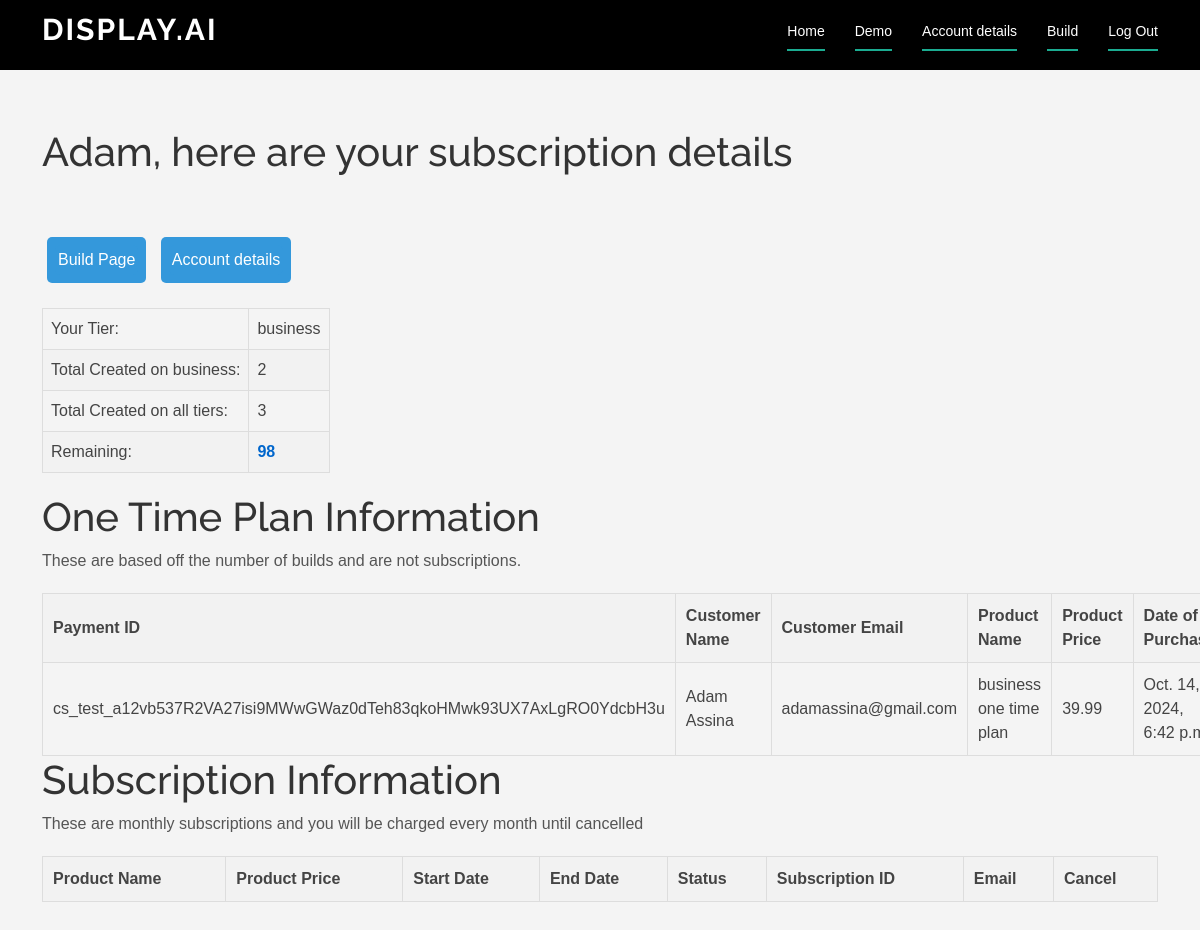
The page /12/subscriptions (signed in) on the database its author committed.
### resume_app/models.py (models this page shows, shortened)
class UserProfile(models.Model):
    def profile_image_upload_to(instance, filename):
        return f"profile_pictures/{instance.account.id}.jpg"
    id = models.AutoField(primary_key=True)
    account = models.ForeignKey(Account, on_delete=models.CASCADE, null=True, related_name='account_user_profile')
    first_name = models.CharField(max_length=255)
    last_name = models.CharField(max_length=255)
    phone = models.CharField(max_length=15)
    city = models.CharField(max_length=255)
    state = models.CharField(max_length=255)
    linkedin_link = models.CharField(blank=True, null=True, max_length=255)
    resume_link = models.URLField(blank=True, null=True)
    github_link = models.CharField(blank=True, null=True, max_length=255)
    website_link = models.URLField(blank=True, null=True)
    profile_image = models.ImageField(upload_to=profile_image_upload_to, storage=OverwriteStorage(), blank=True, null=True)
    spoken_languages = models.CharField(max_length=255, blank=True, null=True)
    programming_languages = models.CharField(max_length=255, blank=True, null=True)
    technical_skills = models.CharField(max_length=255, blank=True, null=True)
    leadership = models.CharField(max_length=255, blank=True, null=True)

class Account(models.Model):
    id = models.AutoField(primary_key=True)
    user = models.ForeignKey(User, on_delete=models.CASCADE, null=True, related_name='account_user')
    name = models.CharField(max_length=255, unique=True) # needs to be unique
    password = models.CharField(max_length=255)
    email = models.EmailField()
    tier = models.CharField(max_length=255, default = "free")
    educations = models.ForeignKey('Education', on_delete=models.SET_NULL, null=True, related_name='education_account')
    user_profile = models.ForeignKey('UserProfile', on_delete=models.SET_NULL, null=True, related_name='user_profile_account')
    user_plan = models.ForeignKey('Plan', on_delete=models.SET_NULL, null=True, related_name='user_plan')
    user_payment = models.ForeignKey('Payment', on_delete=models.SET_NULL, null=True, related_name='user_payment')
    resume_links = models.CharField(max_length=100000, blank=True, null=True, help_text="Separate links with commas")
    unique_words = models.CharField(max_length=10000000, blank=True, null=True, help_text="Separate actions words with commas")
    reset_password_code = models.CharField(max_length=255, null=True)
    is_active = models.BooleanField(default=True)

class Plan(models.Model):
    id = models.AutoField(primary_key=True)
    type = models.CharField(max_length=255, default="free")
    account = models.ForeignKey(Account, on_delete=models.CASCADE, null=True)
    forms_remaining = models.IntegerField(default=2)
    forms_filled_on_current_plan = models.IntegerField(default=0)
    total_forms_filled = models.IntegerField(default=0)
    total_cover_letters = models.IntegerField(default=0)
    total_tailored_resumes = models.IntegerField(default=0)
    subscription_ids = models.CharField(max_length=100000, blank=True, null=True, help_text="subscription_ids seperated by commas")

class Payment(models.Model):
    PAYMENT_MODE_CHOICES = [
        ('payment', 'Payment'),
        ('subscription', 'Subscription'),
    ]
    mode = models.CharField(max_length=20, choices=PAYMENT_MODE_CHOICES, default='payment')
    account = models.ForeignKey(Account, on_delete=models.CASCADE, null=True, related_name='account_payments')
    subscription_id = models.CharField(max_length=100000, blank=True, null=True)
    start_date = models.DateTimeField(blank=True, null=True)
    end_date = models.DateTimeField(blank=True, null=True)
    subscription_status = models.CharField(max_length=100, blank=True, null=True)
    subscription_cancel_status = models.BooleanField(default=False)
    subscription_cancel_status_text = models.CharField(max_length=100, blank=True, null=True)
    customer_id = models.CharField(max_length=100, blank=True, null=True)
    customer_email = models.CharField(max_length=100000, blank=True, null=True)
    customer_name = models.CharField(max_length=100000, blank=True, null=True)
    price_id = models.CharField(max_length=100, blank=True, null=True)
    product_name = models.CharField(max_length=255, blank=True, null=True)
    product_price = models.DecimalField(max_digits=10, decimal_places=2, blank=True, null=True)

### resume_app/views.py (the view)
# urls.py: path('<int:account_id>/subscriptions', subscriptions, name='subscriptions'),
@login_required
def subscriptions(request, account_id):
    account = Account.objects.get(id=account_id)
    user_plan = Plan.objects.get(account = account)
    userprofile = UserProfile.objects.get(account = account)
    payment_instances = Payment.objects.filter(account=account)
    subscription_exists = any(payment_instance.mode == 'subscription' for payment_instance in payment_instances)
    if request.method == 'GET':
        context = {
                    'account' : account,
                    'user_profile': userprofile,
                    'user_plan' : user_plan,
                    'payment_instances' : payment_instances ,
                    'remaining' : user_plan.forms_remaining - user_plan.forms_filled_on_current_plan,
                    'subscription_exists': subscription_exists,
        }
        return render(request, 'subscriptions.html' , context)

### resume_app/templates/subscriptions.html (shortened to what this page needs)
{% extends 'index.html' %}
{% block content %}
<br>  <br>
<header id="header" class="fixed-top d-flex align-items-center">
    <div class="container d-flex justify-content-between">
        <div class="logo">
            <h1><a href="/">display.ai</a></h1>
        </div>
        <nav id="navbar-form" class="navbar">
            <ul>
                <li><a class="nav-link scrollto active" href="/">Home</a></li>
                <li><a class="nav-link scrollto active" href="/">Demo</a></li>
                <li><a class="nav-link scrollto active" href="{% url 'account' account_id=account.id %}">Account details</a></li>
                <li><a class="nav-link scrollto active" href="{% url 'confirmation' account_id=account.id %}"> Build </a></li>
                <li><a class="nav-link scrollto active" href="{% url 'logout' account_id=account.id %}"> Log Out </a></li>
            </ul>
        </nav>
    </div>
</header>
<h1>{{user_profile.first_name}}, here are your subscription details </h1>
    <br> <br>
    <a href="{% url 'confirmation' account_id=account.id %}" class="reload_resume_and_website-button">
        <button type="button"> Build Page </button>
    </a>
    <a href="{% url 'account' account_id=account.id %}" class="reload_resume_and_website-button">
        <button type="button"> Account details </button>
    </a>
    <table class="user-info-table">
        <tr>
            <td>Your Tier:</td>
            <td>{{account.tier}}</td>
        </tr>
        <tr>
            <td>Total Created on {{account.tier}}:</td>
            <td>{{user_plan.forms_filled_on_current_plan}}</td>
        </tr>
        <tr>
            <td>Total Created on all tiers:</td>
            <td>{{user_plan.total_forms_filled}} </td>
        </tr>
        <tr>
            <td>Remaining:</td>
            <td> <b> {{remaining}} </b> </td>
        </tr>
    </table>
    <h1> One Time Plan Information </h1>
    <p> These are based off the number of builds and are not subscriptions.</p>
    {% if payment_instances %}
        {% for payment_instance in payment_instances %}
            {% if payment_instance.mode == 'payment' %}
                <table border="1">
                    <tr>
                        <th>Payment ID</th>
                        <th>Customer Name</th>
                        <th>Customer Email</th>
                        <th>Product Name</th>
                        <th>Product Price</th>
                        <th>Date of Purchase</th>
                    </tr>
                        <tr>
                            <td>{{ payment_instance.subscription_id }}</td>
                            <td>{{ payment_instance.customer_name }}</td>
                            <td>{{ payment_instance.customer_email }}</td>
                            <td>{{ payment_instance.product_name }}</td>
                            <td>{{ payment_instance.product_price }}</td>
                            <td>{{ payment_instance.start_date }}</td>
                        </tr>
                </table>
            {% endif %}
        {% endfor %}
    {% else %}
        <b> <p>No one time payment plans found for this account</p> </b>
    {% endif %}
    <h1> Subscription Information </h1>
    <p> These are monthly subscriptions and you will be charged every month until cancelled </p>
    {% if payment_instances %}
    <table border="1">
        <tr>
            <th>Product Name</th>
            <th>Product Price</th>
            <th>Start Date</th>
            <th>End Date</th>
            <th>Status</th>
            <th>Subscription ID</th>
            <th>Email</th>
            <th>Cancel</th>
        </tr>
    </table>
    {% else %}
    <b> <p>No subscription payment instances found for this account</p> </b>
    {% endif %}
        <br>
<br><br>
{% endblock %}

### resume_app/templates/index.html (shortened to what this page needs)
{% load static %}
<!DOCTYPE html>
<html>
 <head>
  <link href="/static/vendor/aos/aos.css" rel="stylesheet">
  <link href="/static/vendor/bootstrap/css/bootstrap.min.css" rel="stylesheet">
  <link href="/static/vendor/bootstrap-icons/bootstrap-icons.css" rel="stylesheet">
  <link href="/static/vendor/boxicons/css/boxicons.min.css" rel="stylesheet">
  <link href="/static/vendor/glightbox/css/glightbox.min.css" rel="stylesheet">
  <link href="/static/vendor/swiper/swiper-bundle.min.css" rel="stylesheet">
  <link href="/static/css/style.css" rel="stylesheet">
</head>
      <header id="header" class="fixed-top d-flex align-items-center">
        <div class="container d-flex justify-content-between">
          <div class="logo">
            <h1><a href="/">display.ai</a></h1>
          </div>
          <nav id="navbar" class="navbar">
            <ul>
              <li><a class="nav-link scrollto active" href="/">Home</a></li>
              <li><a class="nav-link scrollto active" href="">Demo</a></li>
              <li><a class="nav-link scrollto active" href="">Pricing</a></li>
              <li><a class="nav-link scrollto active" href="">About Us</a></li>
            </ul>
          </nav>
        </div>
      </header>
    <body>
        <main class="container">
          {% block content %}
          {% endblock %}
        </main>
    </body>
</html>

### resume_app/static/css/style.css (style rules this page uses)
body { font-family: "Open Sans", sans-serif; color: #444444; }
a { color: #1bac91; text-decoration: none; }
h1, h2, h3, h4, h5, h6 { font-family: "Raleway", sans-serif; }
#header { height: 70px; transition: all 0.5s; z-index: 997; background: #000; }
#header .logo h1 { font-size: 30px; margin: 0; padding: 6px 0; line-height: 1; font-weight: 700; letter-spacing: 2px; text-transform: uppercase; }
#header .logo h1 a, #header .logo h1 a:hover { color: #fff; text-decoration: none; }
.navbar { padding: 0; }
.navbar ul { margin: 0; padding: 0; display: flex; list-style: none; align-items: center; }
.navbar li { position: relative; }
.navbar>ul>li+li { margin-left: 30px; }
.navbar a, .navbar a:focus { display: flex; align-items: center; justify-content: space-between; padding: 12px 0; font-size: 14px; color: rgba(255, 255, 255, 0.8); white-space: nowrap; transition: 0.3s; position: relative; }
.navbar>ul>li>a:before { content: ""; position: absolute; width: 100%; height: 2px; bottom: 3px; left: 0; background-color: #1bac91; visibility: hidden; width: 0px; transition: all 0.3s ease-in-out 0s; }
.navbar a:hover:before, .navbar li:hover>a:before, .navbar .active:before { visibility: visible; width: 100%; }
.navbar a:hover, .navbar .active, .navbar .active:focus, .navbar li:hover>a { color: #fff; }

### resume_app/templates/subscriptions.html (style rules this page uses)
body { font-family: 'Arial', sans-serif; background-color: #f4f4f4; margin: auto; padding: 60px 0 0 0; display: flex; justify-content: center; align-items: center; height: auto; }
h1, h2 { color: #333; }
p { color: #666; }
ul { list-style: none; padding: 0; }
li { margin-bottom: 8px; color: #666; }
.reload_resume_and_website-button, button { background-color: #3498db; color: white; border: none; padding: 3px; text-align: center; text-decoration: none; display: inline-block; font-size: 16px; margin: 5px; cursor: pointer; border-radius: 5px; }
.user-info-table { width: auto; border-collapse: collapse; margin-bottom: 20px; }
.user-info-table td { padding: 8px; border: 1px solid #ddd; text-align: left; }
.user-info-table tr:nth-child(even) { background-color: #f2f2f2; }
.user-info-table b { color: #0066cc; }
body { font-family: Arial, sans-serif; margin: 20px; }
h1 { color: #333; }
table { width: 100%; border-collapse: collapse; margin-top: 20px; }
th, td { border: 1px solid #ddd; padding: 10px; text-align: left; }
th { background-color: #f2f2f2; }
p { color: #555; }

### rows shown on the page
UserProfile: first_name "Adam"
Account: tier "business"
Plan: forms_filled_on_current_plan "2", total_forms_filled "3"
Payment: subscription_id "cs_test_a12vb537R2VA27isi9MWwGWaz0dTeh83qkoHMwk93UX7AxLgRO0YdcbH3u", customer_name "Adam Assina", customer_email "adamassina@gmail.com", product_name "business one time plan", product_price "39.99", start_date "Oct. 14, 2024, 6:42…"

### other values the page prints
{{ remaining }} "98"
